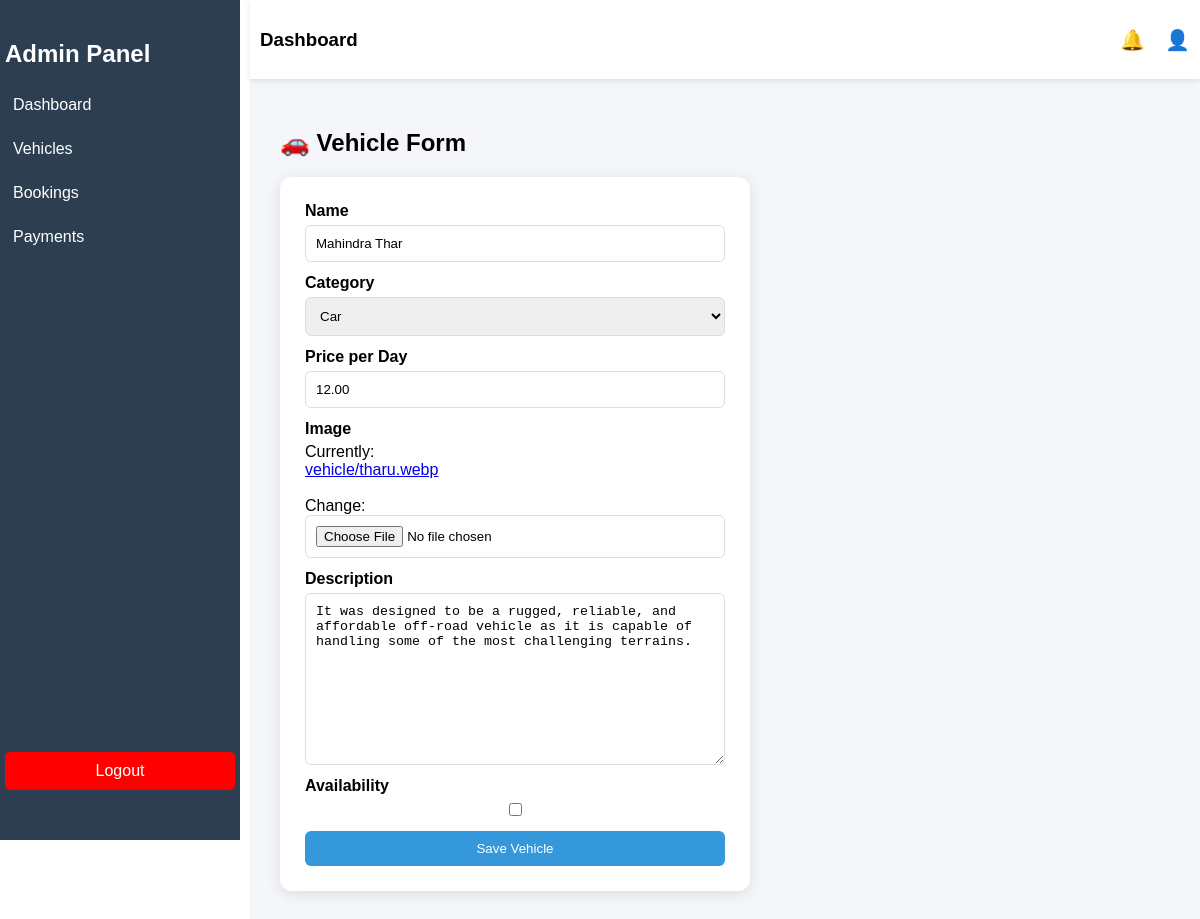
The page /dashboard/vehicles/edit/2/ on the database its author committed.
### rentingsystem/models.py (models this page shows, shortened)
class Vehicle(models.Model):
    category = models.ForeignKey(Category, on_delete=models.CASCADE, related_name='vehicles')
    name = models.CharField(max_length=100)
    price_per_day = models.DecimalField(max_digits=10, decimal_places=2)
    image = models.ImageField(upload_to='vehicle')
    is_available=models.BooleanField(default=True)
    description=models.TextField(blank=True)
    created_at=models.DateTimeField(auto_now_add=True)

### dashboard/views.py (the view)
# urls.py: path('vehicles/edit/<int:pk>/', views.vehicle_update, name='vehicle_update'),
def vehicle_update(request, pk):
    vehicle = Vehicle.objects.get(id=pk)
    form = VehicleForm(request.POST or None, request.FILES or None, instance=vehicle)
    if form.is_valid():
        form.save()
        return redirect('vehicle_dashboard')
    return render(request, 'dashboard/vehicle_form.html', {'form': form})

### dashboard/forms.py (shortened to what this page needs)
class VehicleForm(forms.ModelForm):
    class Meta:
        model = Vehicle
        fields = '__all__'

### rentingsystem/models.py (called while the page is built)
    def __str__(self):
        return self.name

### dashboard/templates/dashboard/vehicle_form.html (shortened to what this page needs)
{% extends "base-dashboard.html" %}
{% block main_content %}
<h2>🚗 Vehicle Form</h2>
<div class="form-box">
    <form method="POST" enctype="multipart/form-data">
        <div class="form-group">
            <label>Name</label>
            {{ form.name }}
        </div>
        <div class="form-group">
            <label>Category</label>
            {{ form.category }}
        </div>
        <div class="form-group">
            <label>Price per Day</label>
            {{ form.price_per_day }}
        </div>
        <div class="form-group">
            <label>Image</label>
            {{ form.image }}
        </div>
        <div class="form-group">
            <label>Description</label>
            {{ form.description }}
        </div>
        <div class="form-group">
            <label>Availability</label>
            {{ form.is_available }}
        </div>
        <button type="submit" class="btn">Save Vehicle</button>
    </form>
</div>
{% endblock %}

### dashboard/templates/base-dashboard.html (style rules this page uses)
body { margin:0; font-family: Arial; display:flex; }
.btn { padding:6px 12px; background:#3498db; color:white; text-decoration:none; border-radius:5px; border:none; }

### dashboard/templates/dashboard/vehicle_form.html (style rules this page uses)
.form-box { background:white; padding:25px; width:420px; border-radius:12px; box-shadow:0 3px 15px rgba(0,0,0,0.1); }
.form-group { margin-bottom:12px; display:flex; flex-direction:column; }
label { font-weight:600; margin-bottom:5px; }
input, select, textarea { padding:10px; border:1px solid #ddd; border-radius:6px; }
.btn { width:100%; padding:10px; background:#3498db; color:white; border:none; border-radius:6px; }

### rows shown on the page
Vehicle: name "Mahindra Thar", category "Car", price_per_day "12.00", description "It was designed to be a rugged, reliable, and affordable off-road vehicle as it is capable of handling some of the most challenging terrains."
